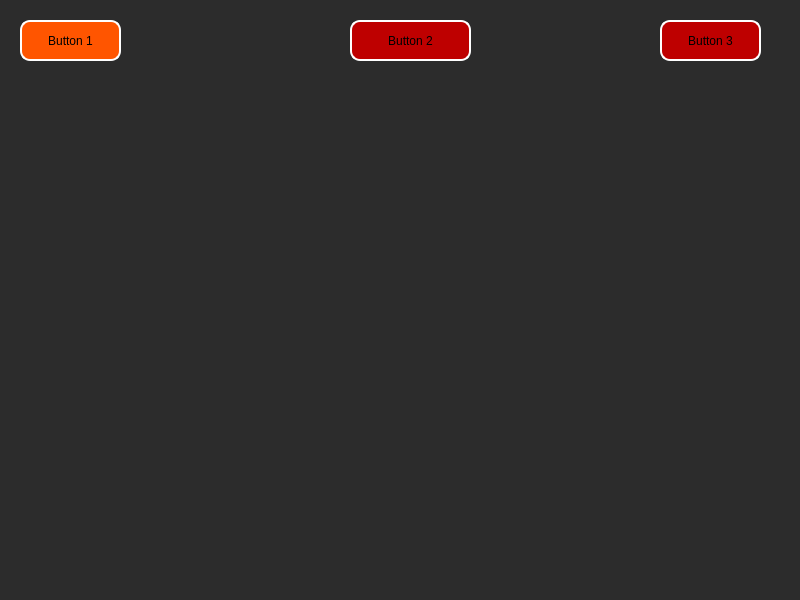
<?xml version="1.0" encoding="UTF-8"?>
<ui version="4.0">
 <class>MainWindow</class>
 <widget class="QMainWindow" name="MainWindow">
  <property name="geometry">
   <rect>
    <x>0</x>
    <y>0</y>
    <width>800</width>
    <height>600</height>
   </rect>
  </property>
  <property name="windowTitle">
   <string>MainWindow</string>
  </property>
  <property name="styleSheet">
   <string notr="true">*{
background-color: rgb(44, 44, 44);
font: italic 12pt &quot;Monospace&quot;;
}

.QPushButton {
background-color: rgb(190, 0, 0);
border-width:2px;
border-style:solid;
border-color: rgb(255, 255, 255);
border-radius: 10px;
}

#pushButton {
	background-color: rgb(255, 85, 0);
}

.QPushButton::hover {
background-color: rgb(85, 255, 255);
}

.QPushButton::pressed {
background-color: rgb(0, 255, 0);
}</string>
  </property>
  <widget class="QWidget" name="centralwidget">
   <property name="styleSheet">
    <string notr="true"/>
   </property>
   <widget class="QPushButton" name="pushButton">
    <property name="geometry">
     <rect>
      <x>20</x>
      <y>20</y>
      <width>101</width>
      <height>41</height>
     </rect>
    </property>
    <property name="styleSheet">
     <string notr="true"/>
    </property>
    <property name="text">
     <string>Button 1</string>
    </property>
   </widget>
   <widget class="QPushButton" name="pushButton_2">
    <property name="geometry">
     <rect>
      <x>350</x>
      <y>20</y>
      <width>121</width>
      <height>41</height>
     </rect>
    </property>
    <property name="text">
     <string>Button 2</string>
    </property>
   </widget>
   <widget class="QPushButton" name="pushButton_3">
    <property name="geometry">
     <rect>
      <x>660</x>
      <y>20</y>
      <width>101</width>
      <height>41</height>
     </rect>
    </property>
    <property name="text">
     <string>Button 3</string>
    </property>
   </widget>
  </widget>
 </widget>
 <resources/>
 <connections/>
</ui>
